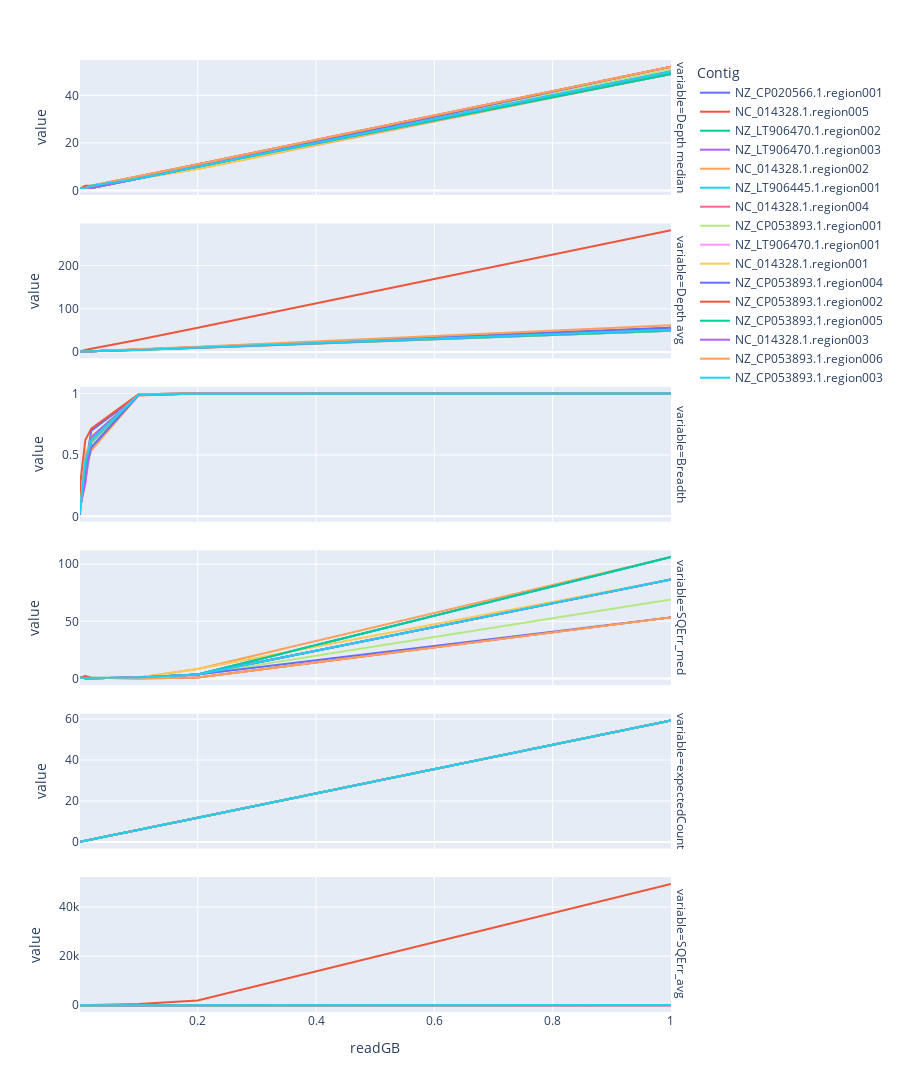

Notebook code cell kept with this figure:
### Code cell
fig = px.line(df_long.sort_values("readGB"),
        x="readGB",
        y="value",
        facet_row="variable",
        color="Contig"
       )
fig.update_layout(height=1800)
fig.update_yaxes(matches=None)
